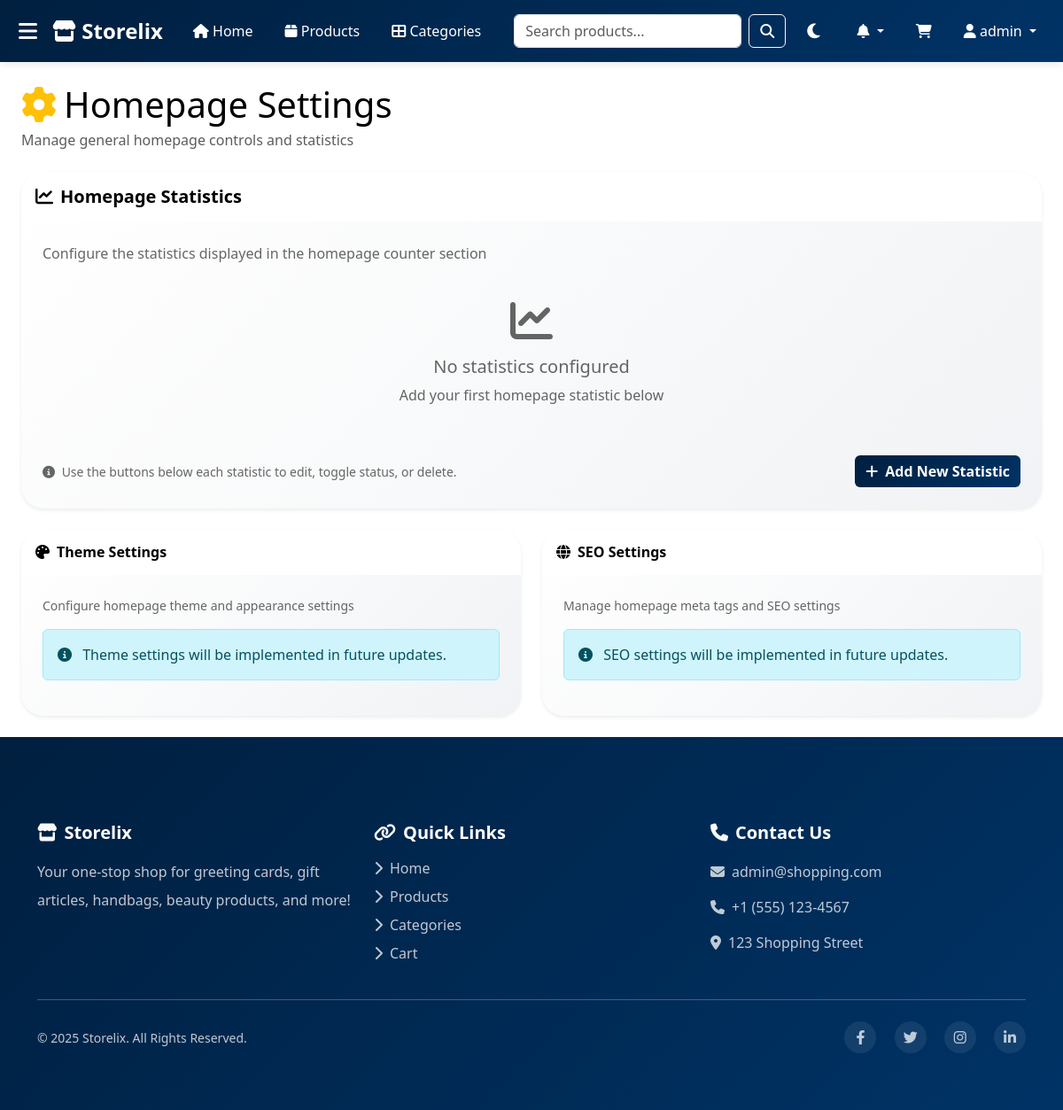
The app's page /admin/homepage-settings.php (signed in), older data.
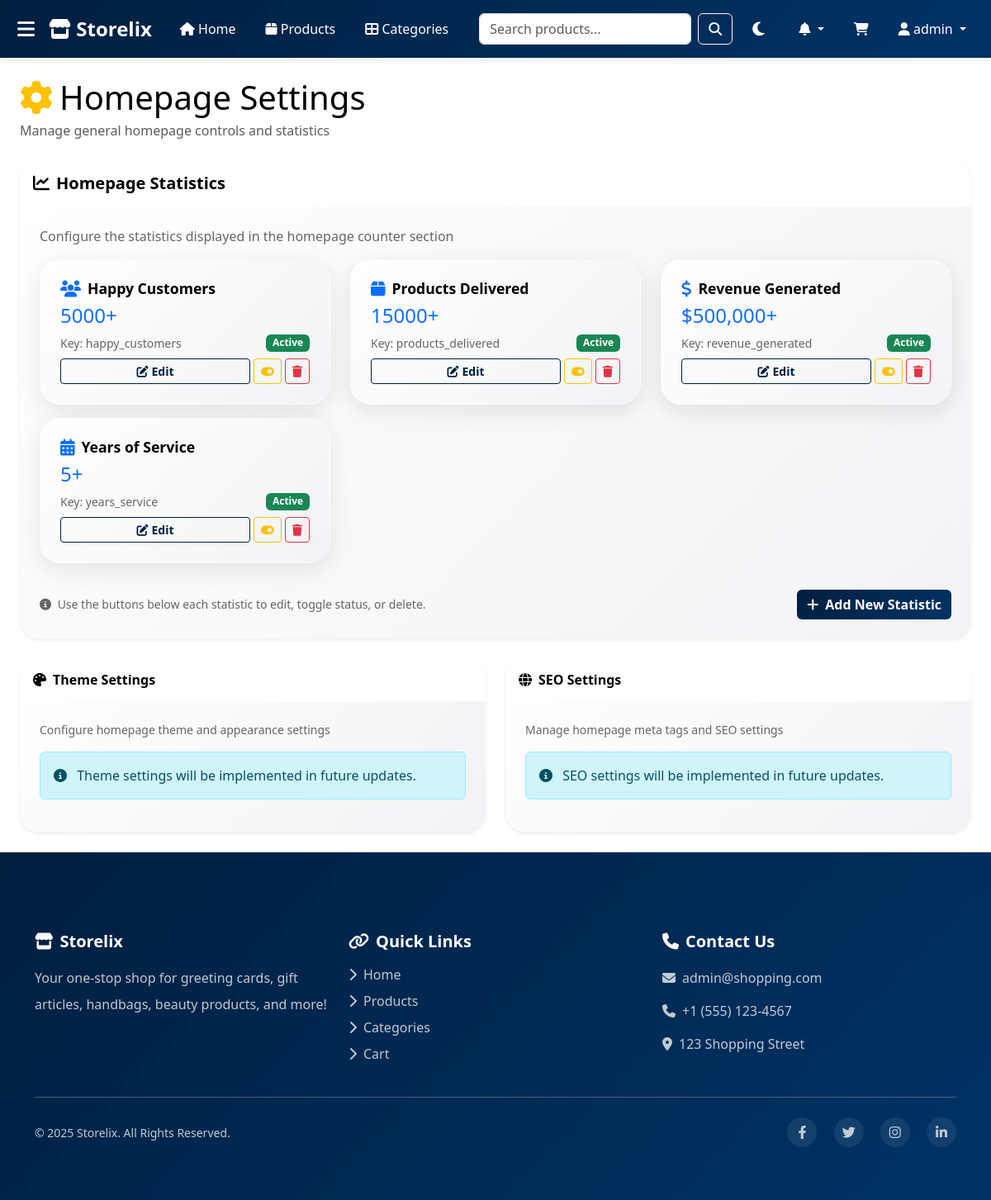
The same page, newer data.
### tables this page shows
CREATE TABLE IF NOT EXISTS homepage_stats (
    id INT AUTO_INCREMENT PRIMARY KEY,
    stat_key VARCHAR(50) UNIQUE NOT NULL,
    stat_value VARCHAR(100) NOT NULL,
    stat_label VARCHAR(100) NOT NULL,
    icon_class VARCHAR(100),
    sort_order INT DEFAULT 0,
    is_active TINYINT(1) DEFAULT 1,
    created_at TIMESTAMP DEFAULT CURRENT_TIMESTAMP,
    updated_at TIMESTAMP DEFAULT CURRENT_TIMESTAMP ON UPDATE CURRENT_TIMESTAMP
);

### includes/db.php (called while the page is built, shortened)
<?php
class Database {
    private $conn;
    public function __construct() {
        try {
            $this->conn = new mysqli(DB_HOST, DB_USER, DB_PASS, DB_NAME);
            $this->conn->options(MYSQLI_OPT_CONNECT_TIMEOUT, 30);
            $this->conn->options(MYSQLI_OPT_READ_TIMEOUT, 30);
            $this->conn->set_charset("utf8mb4");
        } catch (Exception $e) {
            die("Database Error: " . $e->getMessage());
        }
    }
    public function query($sql) {
        $result = $this->conn->query($sql);
        return $result;
    }
}
$db = new Database();
?>

### admin/homepage-settings.php (the view, shortened to what the rows shown need)
<?php
include '../includes/header.php';
$stats = $db->query("SELECT * FROM homepage_stats ORDER BY sort_order ASC");
?>
<div class="container-fluid my-4 px-4">
    <div class="row">
        <div class="col-12">
            <div class="d-flex justify-content-between align-items-center mb-4">
                <div>
                    <h1 class="mb-1"><i class="fas fa-cog text-warning me-2"></i>Homepage Settings</h1>
                </div>
            </div>
            <div class="card border-0 shadow-sm mb-4">
                <div class="card-body">
                    <?php if ($stats->num_rows > 0): ?>
                        <div class="row">
                            <?php while ($stat = $stats->fetch_assoc()): ?>
                                <div class="col-md-6 col-lg-4 mb-3">
                                    <div class="card h-100">
                                        <div class="card-body">
                                            <div class="d-flex align-items-center mb-2">
                                                <i class="fas <?php echo $stat['icon_class']; ?> fa-lg text-primary me-2"></i>
                                                <h6 class="card-title mb-0"><?php echo htmlspecialchars($stat['stat_label']); ?></h6>
                                            </div>
                                            <h4 class="text-primary mb-2"><?php echo htmlspecialchars($stat['stat_value']); ?></h4>
                                            <div class="d-flex justify-content-between align-items-center">
                                                <small class="text-muted">Key: <?php echo $stat['stat_key']; ?></small>
                                                <span class="badge bg-<?php echo $stat['is_active'] ? 'success' : 'secondary'; ?>">
                                                    <?php echo $stat['is_active'] ? 'Active' : 'Inactive'; ?>
                                                </span>
                                            </div>
                                            <div class="d-flex gap-1 mt-2">
                                                <button class="btn btn-sm btn-outline-primary flex-fill" onclick="editStat('<?php echo $stat['stat_key']; ?>')" data-bs-toggle="tooltip" title="Edit this statistic">
                                                    <i class="fas fa-edit me-1"></i>Edit
                                                </button>
                                                <button class="btn btn-sm btn-outline-warning" onclick="toggleStat('<?php echo $stat['stat_key']; ?>')" data-bs-toggle="tooltip" title="Toggle active status">
                                                    <i class="fas fa-toggle-<?php echo $stat['is_active'] ? 'on' : 'off'; ?>"></i>
                                                </button>
                                                <button class="btn btn-sm btn-outline-danger" onclick="deleteStat('<?php echo $stat['stat_key']; ?>')" data-bs-toggle="tooltip" title="Delete this statistic">
                                                    <i class="fas fa-trash"></i>
                                                </button>
                                            </div>
                                        </div>
                                    </div>
                                </div>
                            <?php endwhile; ?>
                        </div>
                    <?php endif; ?>
                </div>
            </div>
        </div>
    </div>
</div>
<?php include '../includes/footer.php'; ?>

Row changes from the older to the newer data that the page shows:
added homepage_stats: stat_label "Happy Customers", stat_value "5000+", stat_key "happy_customers", is_active "Active"
added homepage_stats: stat_label "Products Delivered", stat_value "15000+", stat_key "products_delivered", is_active "Active"
added homepage_stats: stat_label "Revenue Generated", stat_value "$500,000+", stat_key "revenue_generated", is_active "Active"
added homepage_stats: stat_label "Years of Service", stat_value "5+", stat_key "years_service", is_active "Active"
Text that changed along with them:
text no longer shown: "No statistics configured Add your first homepage statistic below"
